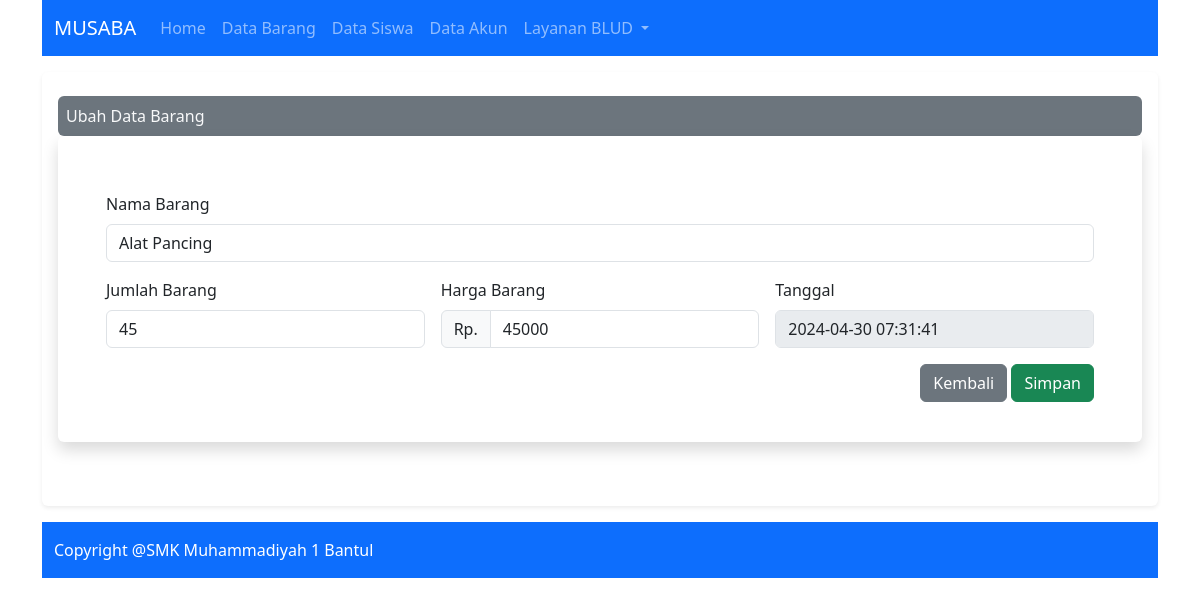
Screenshot of /index.php?p=ubah_barang&id=6 with the database file from the repository.
### tables this page shows
CREATE TABLE `barang` (
  `idbarang` int(10) NOT NULL,
  `nama` varchar(50) NOT NULL,
  `jumlah` int(6) NOT NULL,
  `harga` int(50) NOT NULL,
  `tanggal` timestamp NOT NULL DEFAULT current_timestamp() ON UPDATE current_timestamp()
);

### config/controller.php (called while the page is built, shortened)
<?php
function selectubah($query)
{
    global $koneksi;
    $result = mysqli_query($koneksi,$query);
    $row = mysqli_fetch_assoc($result);
    return $row;
}
?>

### ubah_barang.php (the view, shortened to what this page needs)
<?php
$id_barang = $_GET['id'];
$barang = selectubah("SELECT * FROM barang WHERE idbarang = $id_barang");
?>
<div class="shadow-none p-2 mt-2 bg-secondary text-light rounded">Ubah Data Barang</div>
<div class = "shadow p-3 mb-5 bg-body rounded">
<form action="" method = "post" class="row g-3 m-4 needs-validation" novalidate>
  <div class="col-md-12 position-relative">
    <label for="validationTooltip01" class="form-label">Nama Barang</label>
    <input type="text" name = "nama" class="form-control" value = "<?php echo $barang['nama']; ?>" id="validationTooltip01" placeholder = "Masukkan Nama Barang" required>
  </div>
  <div class="col-md-4 position-relative">
    <label for="validationTooltip03" class="form-label">Jumlah Barang</label>
    <input type="number" name = "jumlah" class="form-control" id="validationTooltip03" value = "<?php echo $barang['jumlah']; ?>"  placeholder = "Masukkan Jumlah Barang" required>
  </div>
  <div class="col-md-4 position-relative">
  <label for="validationTooltip03" class="form-label">Harga Barang</label>
  <div class="input-group has-validation">
  <span class="input-group-text" id="inputGroupPrepend">Rp. </span>
  <input type="number" name = "harga" class="form-control" id="validationTooltip04" value = "<?php echo $barang['harga']; ?>"  placeholder = "Masukkan Harga Barang" required>
</div>
  </div>
  <div class="col-md-4 position-relative">
    <label for="validationTooltip05" class="form-label">Tanggal</label>
    <input type="text" class="form-control" id="validationTooltip05" aria-label="readonly input example" readonly value = "<?php echo $barang['tanggal']; ?>">
  </div>
  <div class="col-12" style = "text-align:right;">
  <a href = "index.php?p=databarang">
  <button class="btn btn-secondary " type="button">Kembali</button></a>
    <button class="btn btn-success"  name = "ubah" type="submit" value = "ubah">Simpan</button>
  </div>
</form>
</div>

### rows the page displays
barang: nama "Alat Pancing", jumlah "45", harga "45000", tanggal "2024-04-30 07:31:41"
